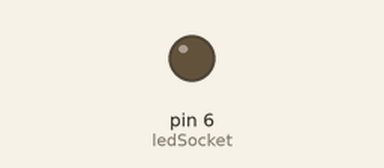
A sketch run on a simulated Arduino Uno, built with avr-gcc and run on an emulated ATmega328P. Parts: output pins drawn as LEDs (lit = HIGH).

Above: at 0.05 s.
At 1.2 s:
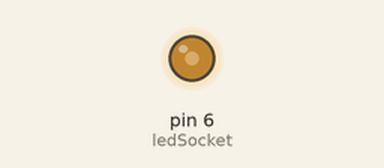
At 2.35 s:
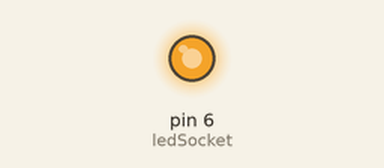
At 4.65 s:
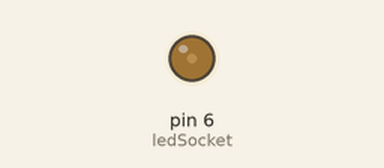
Timing chart, 0 to 6.6 s (numbered marks = the images above):
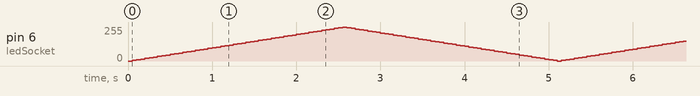

The sketch:

L_02_C_07.ino
```cpp
const int ledSocket = 6;
int brightness = 0;
int fadeAmount = 5;

void setup() {
  pinMode(ledSocket, OUTPUT);
}

void loop() {
  analogWrite(ledSocket, brightness);
  brightness = brightness + fadeAmount;
  if (brightness <= 0 || brightness >= 255){
    fadeAmount = -fadeAmount;
  }
  delay(50);
}
```
